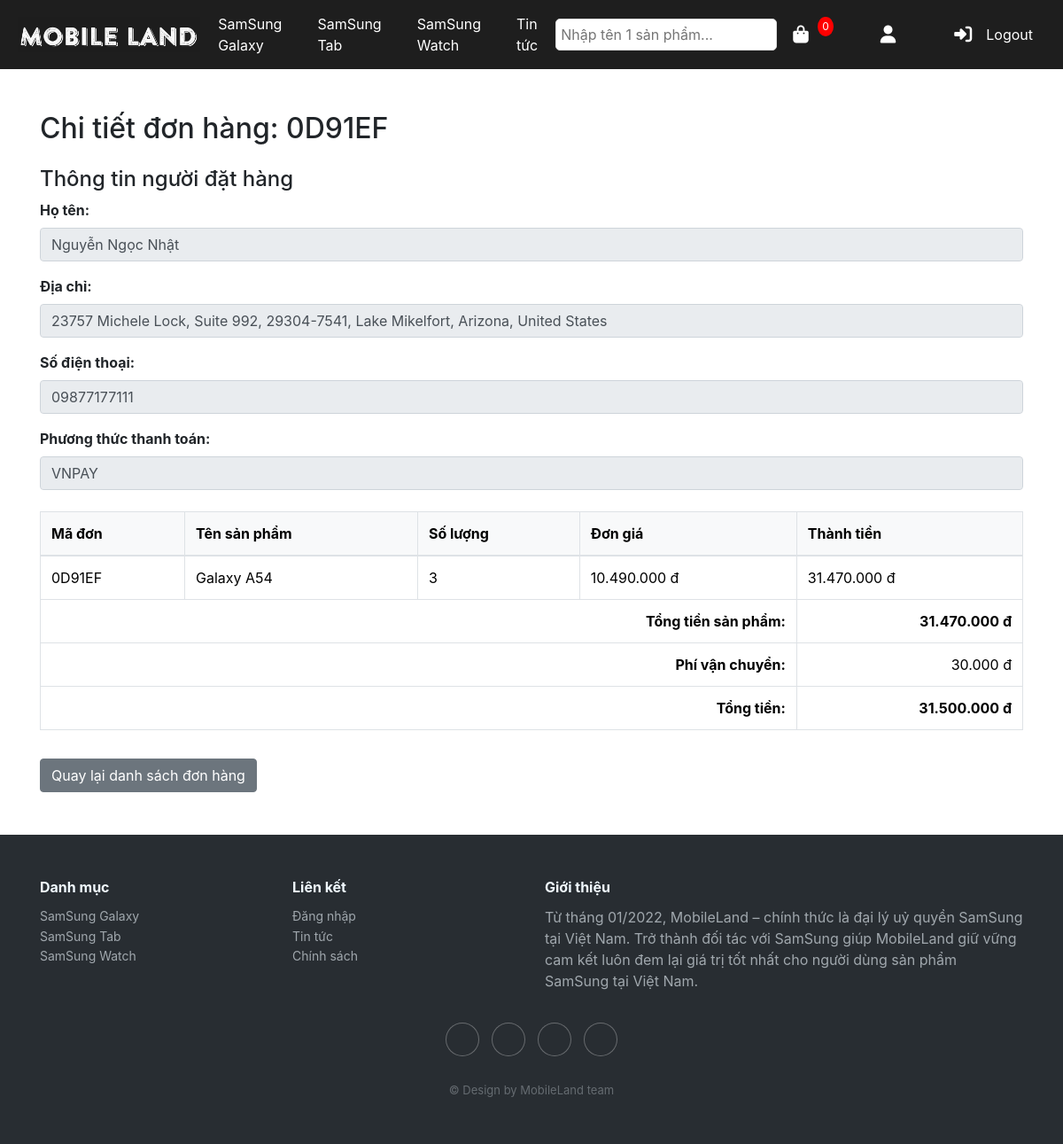
/?action=orderDetail&order_code=0D91EF (signed in), run on the app's committed database.
### tables this page shows
CREATE TABLE `categories` (
  `id` int NOT NULL,
  `cate_name` varchar(100) NOT NULL
);

CREATE TABLE `orders` (
  `id` int NOT NULL,
  `user_id` varchar(100) NOT NULL,
  `date` datetime NOT NULL DEFAULT CURRENT_TIMESTAMP,
  `total_amount` decimal(15,2) NOT NULL,
  `status` enum('Pending','Processing','Completed','Cancelled','Delivered') DEFAULT 'Processing',
  `address` text NOT NULL,
  `order_code` varchar(6) NOT NULL,
  `payment_method` varchar(5) DEFAULT NULL
);

CREATE TABLE `order_details` (
  `id` int NOT NULL,
  `order_id` int NOT NULL,
  `product_id` int NOT NULL,
  `quantity` int NOT NULL,
  `price` decimal(10,2) NOT NULL
);

CREATE TABLE `products` (
  `id` int NOT NULL,
  `name` varchar(100) NOT NULL,
  `price` decimal(10,2) NOT NULL,
  `list_price` decimal(10,2) NOT NULL,
  `img` varchar(255) NOT NULL,
  `description` text,
  `cate_id` int NOT NULL,
  `isActive` int NOT NULL
);

### app/controller/MainController.php (called while the page is built, shortened)
<?php
require_once './app/model/MainModel.php';
class MainController
{
    public static function orderDetailController()
    {
        $order_code = isset($_GET['order_code']) ? $_GET['order_code'] : 0;
        $order = OrderModel::getOrderByOrderCode($order_code);
        $order_details = OrderModel::getOrderDetail($order_code);
        require_once './app/view/order_detail.php';
    }
}

### app/model/CategoryModel.php (called while the page is built, shortened)
<?php
require_once 'MainModel.php';
class CategoryModel extends MainModel
{
    public static $SUNNY;
    public function __construct()
    {
        self::$SUNNY = $this->dbConnect();
    }
    public static function getAllCategories()
    {
        $sql = "SELECT * FROM categories";
        $stmt = self::$SUNNY->prepare($sql);
        $stmt->execute();
        return $stmt->fetchAll();
    }
}

### app/model/MainModel.php (called while the page is built, shortened)
<?php
require_once "CategoryModel.php";
require_once "OrderModel.php";
class MainModel
{
    public static function dbConnect()
    {
        $servername = "localhost";
        $username = "root";
        $password = "";
        $dbname = "dam";
        try {
            $conn = new PDO("mysql:host=$servername;dbname=$dbname;charset=utf8", $username, $password);
            $conn->setAttribute(PDO::ATTR_ERRMODE, PDO::ERRMODE_EXCEPTION);
        } catch (PDOException $e) {
            echo "Database error: " . $e->getMessage();
            die();
        }
        return $conn;
    }
}

### app/model/OrderModel.php (called while the page is built, shortened)
<?php
require_once 'MainModel.php';
class OrderModel extends MainModel
{
    protected static $db;
    public static function dbConnect()
    {
        self::$db = parent::dbConnect();
        return self::$db;
    }
    public static function getOrderDetail($order_code)
    {
        $sql = "SELECT order_details.*, products.name as name, orders.order_code
                FROM order_details
                JOIN products ON order_details.product_id = products.id
                JOIN orders ON order_details.order_id = orders.id
                WHERE orders.order_code = :order_code";
        $stmt = self::$db->prepare($sql);
        $stmt->execute([':order_code' => $order_code]);
        return $stmt->fetchAll(PDO::FETCH_ASSOC);
    }
    public static function getOrderByOrderCode($order_code)
    {
        $sql = "SELECT * FROM orders WHERE order_code = :order_code";
        $stmt = self::$db->prepare($sql);
        $stmt->execute([':order_code' => $order_code]);
        return $stmt->fetch(PDO::FETCH_ASSOC);
    }
}

### app/view/order_detail.php (the view, shortened to what this page needs)
<!DOCTYPE html>
<html lang="en">
<head>
    <link href="https://cdn.jsdelivr.net/npm/bootstrap@5.3.3/dist/css/bootstrap.min.css" rel="stylesheet">
</head>
<body>
<?php require_once 'header.php'; ?>
    <div class="container my-5">
        <h2 class="mb-4">Chi tiết đơn hàng: <?=$_GET['order_code'] ?></h2>
        <div class="mb-4">
            <h4>Thông tin người đặt hàng</h4>
            <form>
                <div class="mb-3">
                    <label for="name" class="form-label"><strong>Họ tên:</strong></label>
                    <input type="text" class="form-control" id="name" value="<?= htmlspecialchars($_SESSION['name']) ?>" disabled>
                </div>
                <div class="mb-3">
                    <label for="address" class="form-label"><strong>Địa chỉ:</strong></label>
                    <input type="text" class="form-control" id="address" value="<?= htmlspecialchars($order['address']) ?>" disabled>
                </div>
                <div class="mb-3">
                    <label for="phone" class="form-label"><strong>Số điện thoại:</strong></label>
                    <input type="text" class="form-control" id="phone" value="<?= htmlspecialchars($_SESSION['phone']) ?>" disabled>
                </div>
                <div class="mb-3">
                    <label for="payment_method" class="form-label"><strong>Phương thức thanh toán:</strong></label>
                    <input type="text" class="form-control" id="payment_method" value="<?= htmlspecialchars($order['payment_method']) ?>" disabled>
                </div>
            </form>
        </div>
        <?php
        if (empty($order_details)): ?>
            <div class="alert alert-warning">Không tìm thấy chi tiết đơn hàng.</div>
        <?php else: ?>
            <table class="table table-bordered">
                <thead class="table-light">
                    <tr>
                        <th>Mã đơn</th>
                        <th>Tên sản phẩm</th>
                        <th>Số lượng</th>
                        <th>Đơn giá</th>
                        <th>Thành tiền</th>
                    </tr>
                </thead>
                <tbody>
                    <?php
                    $total_price = 0;
                    foreach ($order_details as $item):
                        $item_total = $item['quantity'] * $item['price'];
                        $total_price += $item_total;
                    ?>
                        <tr>
                            <td><?= htmlspecialchars($item['order_code']) ?></td>
                            <td><?= htmlspecialchars($item['name']) ?></td>
                            <td><?= htmlspecialchars($item['quantity']) ?></td>
                            <td><?= number_format($item['price'], 0, ',', '.') ?> đ</td>
                            <td><?= number_format($item_total, 0, ',', '.') ?> đ</td>
                        </tr>
                    <?php endforeach; ?>
                </tbody>
                <tfoot>
                    <?php
                    $shipping_fee = 30000;
                    $total_price_with_shipping = $total_price + $shipping_fee;
                    ?>
                    <tr>
                        <td colspan="4" class="text-end"><strong>Tổng tiền sản phẩm:</strong></td>
                        <td class="text-end"><strong><?= number_format($total_price, 0, ',', '.') ?> đ</strong></td>
                    </tr>
                    <tr>
                        <td colspan="4" class="text-end"><strong>Phí vận chuyển:</strong></td>
                        <td class="text-end"><?= number_format($shipping_fee, 0, ',', '.') ?> đ</td>
                    </tr>
                    <tr>
                        <td colspan="4" class="text-end"><strong>Tổng tiền:</strong></td>
                        <td class="text-end"><strong><?= number_format($total_price_with_shipping, 0, ',', '.') ?> đ</strong></td>
                    </tr>
                </tfoot>
            </table>
        <?php endif; ?>
        <a href="?action=history" class="btn btn-secondary mt-3">Quay lại danh sách đơn hàng</a>
    </div>
</body>
<?php require_once 'footer.php'; ?>
</html>

### app/view/header.php (shortened to what this page needs)
<?php
$categories = CategoryModel::getAllCategories();
?>
<!DOCTYPE html>
<html lang="en">
<head>
    <link href="https://cdn.jsdelivr.net/npm/bootstrap@5.3.3/dist/css/bootstrap.min.css" rel="stylesheet">
</head>
<body>
    <div class="menu-container">
        <div class="nav-bar">
            <a href="?action=home"><img src="assets/img/logo_1222.jpg" alt="Logo" class="logo"></a>
            <nav class="menu">
                <?php
                foreach ($categories as $category) {
                    echo '<a href="?action=category&id=' . $category['id'] . '" class="menu-item">' . $category['cate_name'] . '</a>';
                }
                ?>
                <a href="?action=tintuc" class="menu-item">Tin tức</a>
            </nav>
            <form action="?action=search" class="search-form" method="post">
                <input type="text" id="search" name="keyword" placeholder="Nhập tên 1 sản phẩm..." required onkeypress="if(event.key === 'Enter'){ this.form.submit(); return false; }">
            </form>
            <div class="right-section">
                <a href="?action=cart" class="cart-icon">
                    <i class="fa-solid fa-bag-shopping"></i>
                    <span class="cart-badge">
                        <?php
                        $totalQuantity = 0;
                        ?>
                        <?= $totalQuantity > 0 ? $totalQuantity : 0 ?>
                    </span>
                </a>
                <?php
                if (isset($_SESSION['logged_in']) && $_SESSION['logged_in'] == true) {
                    echo '<a href="?action=profile&id=' . $_SESSION['user_id'] . '"><i class="fa-solid fa-user"></i> </a>';
                    echo '<a href="?action=logout"><i class="fa-solid fa-right-to-bracket"></i> Logout</a>';
                } else {
                    echo '<a href="?action=login"><i class="fa-solid fa-user"></i> </a>';
                }
                ?>
            </div>
        </div>
    </div>
</body>
</html>

### app/view/footer.php (shortened to what this page needs)
<?php
$categories = CategoryModel::getAllCategories();
?>
<!DOCTYPE html>
<html>
<head>
	<link rel="stylesheet" href="https://cdnjs.cloudflare.com/ajax/libs/twitter-bootstrap/4.1.3/css/bootstrap.min.css">
	<link rel="stylesheet" href="https://cdnjs.cloudflare.com/ajax/libs/ionicons/2.0.1/css/ionicons.min.css">
	<link rel="stylesheet" href="assets/styles/footer.css?v=<?php echo time(); ?>">
</head>
<body>
	<div class="footer-dark">
		<footer>
			<div class="container">
				<div class="row">
					<div class="col-sm-6 col-md-3 item">
						<h3>Danh mục</h3>
						<ul>
							<?php
							foreach ($categories as $category) {
								echo "<li><a href='?action=category&id=" . $category['id'] . "'>" . $category['cate_name'] . "</a></li>";
							}
							?>
						</ul>
					</div>
					<div class="col-sm-6 col-md-3 item">
						<h3>Liên kết</h3>
						<ul>
							<li><a href="?act=login">Đăng nhập</a></li>
							<li><a href="?act=news">Tin tức</a></li>
							<li><a href="?act=policy">Chính sách</a></li>
						</ul>
					</div>
					<div class="col-md-6 item text">
						<h3>Giới thiệu</h3>
						<p>Từ tháng 01/2022, MobileLand – chính thức là đại lý uỷ quyền SamSung tại Việt Nam. Trở thành đối tác với SamSung giúp MobileLand giữ vững cam kết luôn đem lại giá trị tốt nhất cho người dùng sản phẩm SamSung tại Việt Nam.
						</p>
					</div>
					<div class="col item social"><a href="#"></a><a href="#"></a><a href="#"></a><a href="#"></a></div>
				</div>
				<p class="copyright">© Design by MobileLand team</p>
			</div>
		</footer>
	</div>
</body>
</html>

### assets/styles/footer.css (style rules this page uses)
.footer-dark { padding:50px 0; color:#f0f9ff; background-color:#282d32; }
.footer-dark h3 { margin-top:0; margin-bottom:12px; font-weight:bold; font-size:16px; }
.footer-dark ul { padding:0; list-style:none; line-height:1.6; font-size:14px; margin-bottom:0; }
.footer-dark ul a { color:inherit; text-decoration:none; opacity:0.6; }
.footer-dark .item.text { margin-bottom:36px; }
.footer-dark .item.text p { opacity:0.6; margin-bottom:0; }
.footer-dark .item.social { text-align:center; }
.footer-dark .item.social > a { font-size:20px; width:36px; height:36px; line-height:36px; display:inline-block; text-align:center; border-radius:50%; box-shadow:0 0 0 1px rgba(255,255,255,0.4); margin:0 8px; color:#fff; opacity:0.75; }
.footer-dark .copyright { text-align:center; padding-top:24px; opacity:0.3; font-size:13px; margin-bottom:0; }

### app/view/header.php (style rules this page uses)
.nav-bar { background-color: #1e1e1e; padding: 10px 20px; display: flex; align-items: center; justify-content: space-between; position: sticky; top: 0; z-index: 1000; }
.logo { max-height: 40px; }
.menu { display: flex; justify-content: center; flex: 1; }
.menu-item { color: #ffffff; text-decoration: none; font-size: 16px; margin: 0 15px; padding: 5px; }
.right-section { display: flex; align-items: center; gap: 20px; padding-right: 20px; }
.right-section a { color: #ffffff; text-decoration: none; font-size: 16px; }
.cart-icon { position: relative; }
.cart-badge { position: absolute; top: -5px; right: -10px; background-color: red; color: white; font-size: 12px; padding: 2px 5px; border-radius: 50%; }
.search-form input[type="text"] { padding: 5px; font-size: 16px; border: 1px solid #ddd; border-radius: 5px; width: 250px; }
.cart-icon i, .fa-user, .fa-right-to-bracket, .fa-magnifying-glass { font-size: 20px; }
.right-section { display: flex; align-items: center; gap: 30px; }
.right-section i { margin: 0 8px; }
.cart-icon { margin-right: 15px; padding: 5px; }
.right-section a { padding: 5px 10px; display: flex; align-items: center; gap: 8px; }

### data on the page
categories: cate_name "SamSung Galaxy"
categories: cate_name "SamSung Tab"
categories: cate_name "SamSung Watch"
orders: address "23757 Michele Lock, Suite 992, 29304-7541, Lake Mikelfort, Arizona, United States", payment_method "VNPAY"
order_details: order.order_code "0D91EF", product.name "Galaxy A54", quantity "3", price "10.490.000", item_total "31.470.000"

### other printed values
$_GET['order_code'] "0D91EF"
$total_price "31.470.000"
$shipping_fee "30.000"
$total_price_with_shipping "31.500.000"
